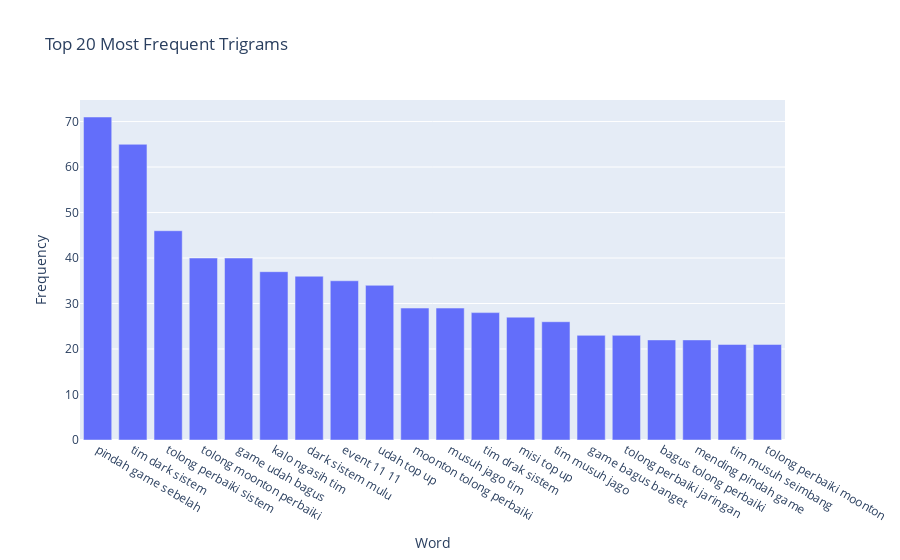

The cell this chart's notebook holds for it:
### Markdown cell above
### Mobile Legends: Bang bang

### Code cell
ngram_analyze(mlbb, "comment_prep", n_gram=3)

### Figure 1 — Plotly figure (JSON) as saved in the notebook; plotly's stock layout.template omitted (floating-point values rounded to 4 significant figures)
{"data": [{"alignmentgroup": "True", "hovertemplate": "Word=%{x}<br>Frequency=%{y}<extra></extra>", "legendgroup": "", "marker": {"color": "#636efa", "pattern": {"shape": ""}}, "name": "", "offsetgroup": "", "orientation": "v", "showlegend": false, "textposition": "auto", "type": "bar", "x": ["pindah game sebelah", "tim dark sistem", "tolong perbaiki sistem", "tolong moonton perbaiki", "game udah bagus", "kalo ngasih tim", "dark sistem mulu", "event 11 11", "udah top up", "moonton tolong perbaiki", "musuh jago tim", "tim drak sistem", "misi top up", "tim musuh jago", "game bagus banget", "tolong perbaiki jaringan", "bagus tolong perbaiki", "mending pindah game", "tim musuh seimbang", "tolong perbaiki moonton"], "xaxis": "x", "y": [71, 65, 46, 40, 40, 37, 36, 35, 34, 29, 29, 28, 27, 26, 23, 23, 22, 22, 21, 21], "yaxis": "y"}], "layout": {"barmode": "relative", "legend": {"tracegroupgap": 0}, "title": {"text": "Top 20 Most Frequent Trigrams"}, "xaxis": {"anchor": "y", "domain": [0, 1], "title": {"text": "Word"}}, "yaxis": {"anchor": "x", "domain": [0, 1], "title": {"text": "Frequency"}}}}
